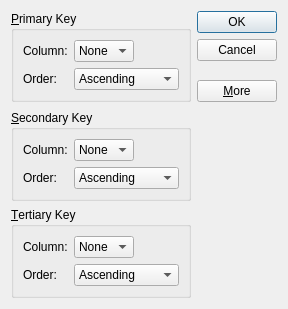
<?xml version="1.0" encoding="UTF-8"?>
<ui version="4.0">
 <class>sortDialog</class>
 <widget class="QDialog" name="sortDialog">
  <property name="geometry">
   <rect>
    <x>0</x>
    <y>0</y>
    <width>288</width>
    <height>309</height>
   </rect>
  </property>
  <property name="windowTitle">
   <string>Sort</string>
  </property>
  <layout class="QGridLayout" name="gridLayout_4">
   <item row="0" column="0">
    <widget class="QGroupBox" name="primaryGroupBox">
     <property name="title">
      <string>&amp;Primary Key</string>
     </property>
     <layout class="QGridLayout" name="gridLayout">
      <item row="0" column="0">
       <widget class="QLabel" name="label">
        <property name="text">
         <string>Column:</string>
        </property>
       </widget>
      </item>
      <item row="0" column="1">
       <widget class="QComboBox" name="primaryColumnCombo">
        <item>
         <property name="text">
          <string>None</string>
         </property>
        </item>
       </widget>
      </item>
      <item row="0" column="2">
       <spacer name="horizontalSpacer">
        <property name="orientation">
         <enum>Qt::Horizontal</enum>
        </property>
        <property name="sizeHint" stdset="0">
         <size>
          <width>32</width>
          <height>20</height>
         </size>
        </property>
       </spacer>
      </item>
      <item row="1" column="0">
       <widget class="QLabel" name="label_2">
        <property name="text">
         <string>Order:</string>
        </property>
       </widget>
      </item>
      <item row="1" column="1" colspan="2">
       <widget class="QComboBox" name="primaryOrderCombo">
        <item>
         <property name="text">
          <string>Ascending</string>
         </property>
        </item>
        <item>
         <property name="text">
          <string>Descending</string>
         </property>
        </item>
       </widget>
      </item>
     </layout>
    </widget>
   </item>
   <item row="0" column="1">
    <layout class="QVBoxLayout" name="verticalLayout">
     <item>
      <widget class="QPushButton" name="okButton">
       <property name="text">
        <string>OK</string>
       </property>
      </widget>
     </item>
     <item>
      <widget class="QPushButton" name="cancelButton">
       <property name="text">
        <string>Cancel</string>
       </property>
      </widget>
     </item>
     <item>
      <spacer name="verticalSpacer">
       <property name="orientation">
        <enum>Qt::Vertical</enum>
       </property>
       <property name="sizeHint" stdset="0">
        <size>
         <width>20</width>
         <height>0</height>
        </size>
       </property>
      </spacer>
     </item>
     <item>
      <widget class="QPushButton" name="moreButton">
       <property name="text">
        <string>&amp;More</string>
       </property>
       <property name="checkable">
        <bool>true</bool>
       </property>
      </widget>
     </item>
    </layout>
   </item>
   <item row="1" column="0">
    <spacer name="verticalSpacer_2">
     <property name="orientation">
      <enum>Qt::Vertical</enum>
     </property>
     <property name="sizeHint" stdset="0">
      <size>
       <width>20</width>
       <height>0</height>
      </size>
     </property>
    </spacer>
   </item>
   <item row="2" column="0">
    <widget class="QGroupBox" name="secondaryGroupBox">
     <property name="title">
      <string>&amp;Secondary Key</string>
     </property>
     <layout class="QGridLayout" name="gridLayout_2">
      <item row="0" column="0">
       <widget class="QLabel" name="label_3">
        <property name="text">
         <string>Column:</string>
        </property>
       </widget>
      </item>
      <item row="0" column="1">
       <widget class="QComboBox" name="secondaryColumnCombo">
        <item>
         <property name="text">
          <string>None</string>
         </property>
        </item>
       </widget>
      </item>
      <item row="0" column="2">
       <spacer name="horizontalSpacer_2">
        <property name="orientation">
         <enum>Qt::Horizontal</enum>
        </property>
        <property name="sizeHint" stdset="0">
         <size>
          <width>32</width>
          <height>19</height>
         </size>
        </property>
       </spacer>
      </item>
      <item row="1" column="0">
       <widget class="QLabel" name="label_4">
        <property name="text">
         <string>Order:</string>
        </property>
       </widget>
      </item>
      <item row="1" column="1" colspan="2">
       <widget class="QComboBox" name="secondaryOrderCombo">
        <item>
         <property name="text">
          <string>Ascending</string>
         </property>
        </item>
        <item>
         <property name="text">
          <string>Descending</string>
         </property>
        </item>
       </widget>
      </item>
     </layout>
    </widget>
   </item>
   <item row="3" column="0">
    <widget class="QGroupBox" name="tertiaryGroupBox">
     <property name="title">
      <string>&amp;Tertiary Key</string>
     </property>
     <layout class="QGridLayout" name="gridLayout_3">
      <item row="0" column="0">
       <widget class="QLabel" name="label_5">
        <property name="text">
         <string>Column:</string>
        </property>
       </widget>
      </item>
      <item row="0" column="1">
       <widget class="QComboBox" name="tertiaryColumnCombo">
        <item>
         <property name="text">
          <string>None</string>
         </property>
        </item>
       </widget>
      </item>
      <item row="0" column="2">
       <spacer name="horizontalSpacer_3">
        <property name="orientation">
         <enum>Qt::Horizontal</enum>
        </property>
        <property name="sizeHint" stdset="0">
         <size>
          <width>32</width>
          <height>19</height>
         </size>
        </property>
       </spacer>
      </item>
      <item row="1" column="0">
       <widget class="QLabel" name="label_6">
        <property name="text">
         <string>Order:</string>
        </property>
       </widget>
      </item>
      <item row="1" column="1" colspan="2">
       <widget class="QComboBox" name="tertiaryOrderCombo">
        <item>
         <property name="text">
          <string>Ascending</string>
         </property>
        </item>
        <item>
         <property name="text">
          <string>Descending</string>
         </property>
        </item>
       </widget>
      </item>
     </layout>
    </widget>
   </item>
  </layout>
 </widget>
 <resources/>
 <connections>
  <connection>
   <sender>okButton</sender>
   <signal>clicked()</signal>
   <receiver>sortDialog</receiver>
   <slot>accept()</slot>
   <hints>
    <hint type="sourcelabel">
     <x>231</x>
     <y>20</y>
    </hint>
    <hint type="destinationlabel">
     <x>252</x>
     <y>148</y>
    </hint>
   </hints>
  </connection>
  <connection>
   <sender>cancelButton</sender>
   <signal>clicked()</signal>
   <receiver>sortDialog</receiver>
   <slot>reject()</slot>
   <hints>
    <hint type="sourcelabel">
     <x>269</x>
     <y>44</y>
    </hint>
    <hint type="destinationlabel">
     <x>251</x>
     <y>188</y>
    </hint>
   </hints>
  </connection>
  <connection>
   <sender>moreButton</sender>
   <signal>toggled(bool)</signal>
   <receiver>secondaryGroupBox</receiver>
   <slot>setVisible(bool)</slot>
   <hints>
    <hint type="sourcelabel">
     <x>211</x>
     <y>96</y>
    </hint>
    <hint type="destinationlabel">
     <x>162</x>
     <y>140</y>
    </hint>
   </hints>
  </connection>
 </connections>
</ui>
